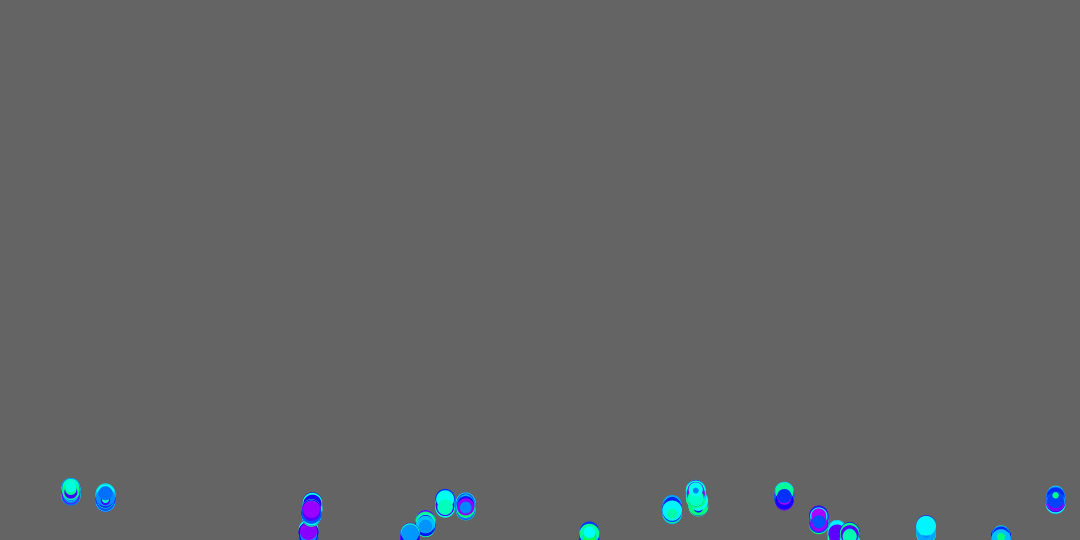
Frame 1 (no input)
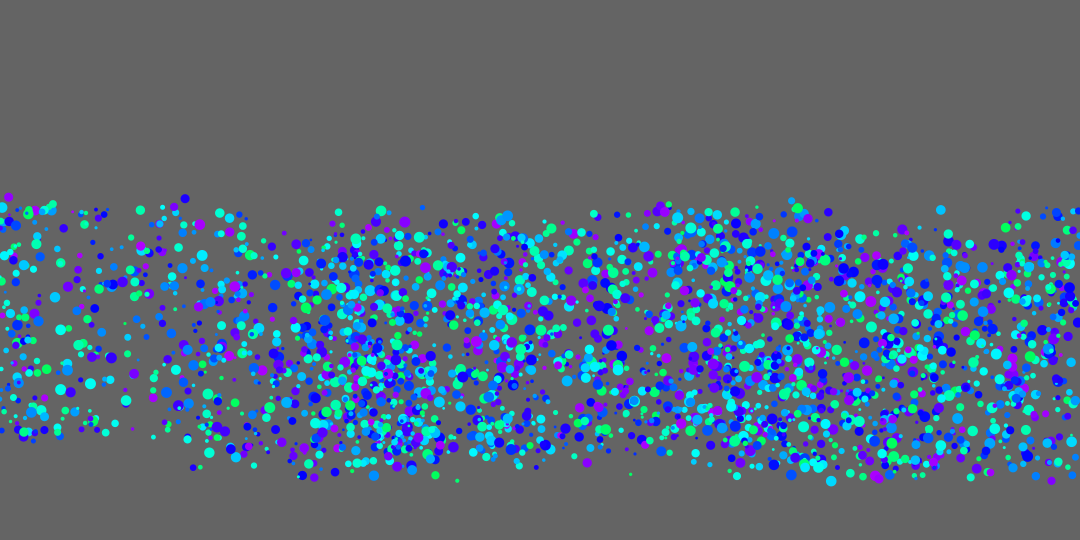
Frame 60 (the mouse pressed at the canvas centre just before this capture)
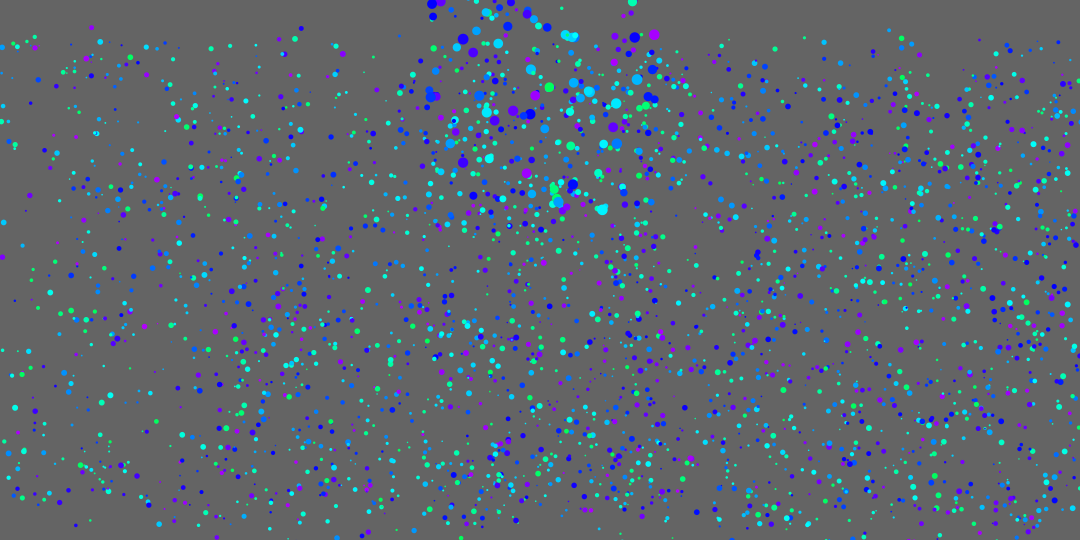
Frame 120 (the mouse held since frame 60 and released just before this capture)

The Processing sketch that drew these frames (run headless with seeded random() and noise(); from frame 60 on, the mouse is pressed at the canvas centre):

// Processing sketch: particulas03
// ── particulas03.pde
/* Exemplo de um sistema de partículas com lista dinâmica 'ArrayList' 
 * Os objetos da classe grupoDeBolas contém uma lista de bolinhas da classe Bola
 * A festa é um ArrayList de grupoDeBolas (uma lista de grupos de bolinhas)
 */

ArrayList<grupoDeBolas> festa; // festa é uma lista de grupos de bolas

void setup() {
  size(1080, 540);
  noStroke();
  festa = new ArrayList<grupoDeBolas>(); // inicializa a festa
  for (int i = 0; i < 20; i++){
  festa.add(new grupoDeBolas(random(width), random(height-50, height), 150));
  }
}

void draw() {
  background(100);
  for (grupoDeBolas grupo : festa) {  // para cada lista da festa
    grupo.update();
  }

  for (int i = festa.size()-1; i >= 0; i--) {  // percorre a festa, do fim para o começo
    grupoDeBolas grupo = festa.get(i);  // pega um grupo
    int numBolas = grupo.bolas.size();   // bê quantas bolas o grupo tem
    if (numBolas == 0) {                // se o grupo estiver vazio
      festa.remove(i);                  // remove o grupo da festa
      //println(festa.size());
    }
  }
}

void mousePressed() {
  festa.add(new grupoDeBolas(mouseX, mouseY, 150));
}

class Bola {
  float x, y, vx, vy, tamanho;
  color cor;
  Bola(float px, float py, float tam_min, float tam_max) {
    x = px;
    y = py;
    tamanho = random(tam_min, tam_max);
    colorMode(HSB);
    cor = color(random(100, 200), 255, 255);
    vx = random(-2, 2);
    vy = random(-6, -2);
    println(vy);
  }
  void plot() {
    fill(cor);
    ellipse ( x, y, tamanho, tamanho);
  }
  void update() {
    // reduz o tamanho 
    tamanho = tamanho * .99;
    // atualiza a posição x
    x = x + vx;
    // rebate nas laterais do canvas
    if (x < 0 || x > width) { 
      vx = -vx;
    }
    // "gravidade" 
    vy = vy + 0.035;
    // atualiza a posição y
    y = y + vy;
    // rebate no topo do canvas
    if (y < 0) { 
      vy = -vy;
    }
  }
}

class grupoDeBolas {
  ArrayList<Bola> bolas;  // lista de bolas do grupo
  // construtor
  grupoDeBolas(float px, float py, int num) {
    bolas = new ArrayList<Bola>();
    for (int i = 0; i < num; i++) {
      bolas.add(new Bola(px, random(py-5, py+5), 5, 20));
    }
  }

  void update() {
    for (Bola bola : bolas) {
      bola.plot();  
      bola.update();
    }
    // remove bolas que ficaram muito pequenas
    for (int i = bolas.size()-1; i >= 0; i--) { 
      Bola bola = bolas.get(i);
      if (bola.tamanho < 1) {
        bolas.remove(i);
        //println(i);
      }
    }
  }
}
